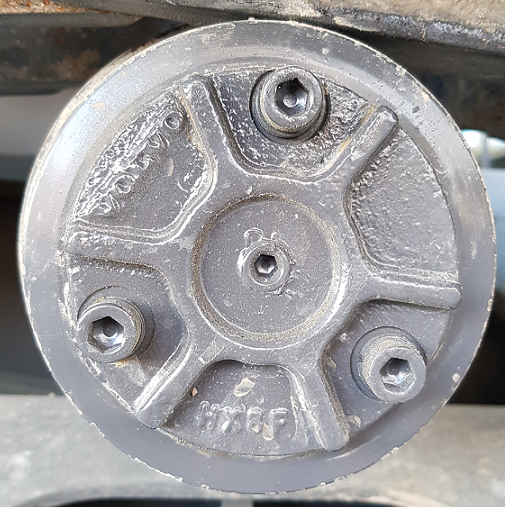
#> input picture uprollround.png, 505 x 507 px
$ python hullroll.py   (older library calls are emulated)
#> lines starting #> are read from the running program, lines starting #| are printed output that depends on the picture; after the words box and inside, x2 and y2 are one past the last pixel; in counts of white or black regions, pixels touching at a corner belong together
import cv2
import numpy as np
import sys

if __name__ == "__main__":
    if(len(sys.argv)) < 2:
        file_path = "uprollround.png"
    else:
        file_path = sys.argv[1]

    # read image
    src = cv2.imread(file_path, 1)
#> src is the input picture: shape (507, 505, 3); mean B, G, R 154.6, 152.8, 154.4

    # show source image
    cv2.imshow("Source", src)

    # convert image to gray scale
    gray = cv2.cvtColor(src, cv2.COLOR_BGR2GRAY)

    #cv2.imshow("Source",gray)

    # blur the image
    blur = cv2.blur(gray, (3, 3))
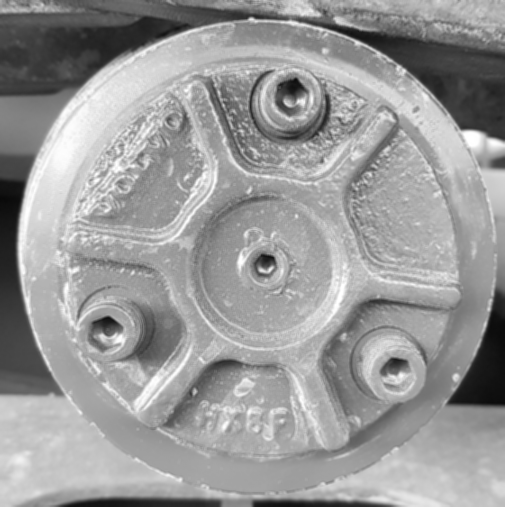
#> blur: shape (507, 505); min 9, max 255, mean 153.5

    #cv2.imshow("source",blur)

    # binary thresholding of the image
    ret, thresh = cv2.threshold(blur, 200, 255, cv2.THRESH_BINARY)
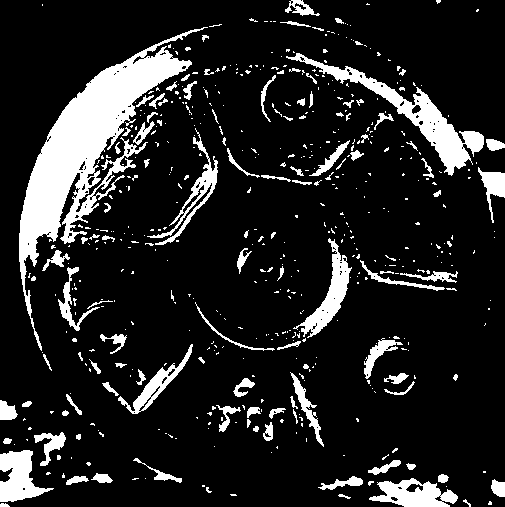
#> thresh: shape (507, 505); 14.1% white; 534 white regions (422 under 20 px)

    # find contours
    im2, contours, hierarchy = cv2.findContours(thresh, cv2.RETR_TREE, \
            cv2.CHAIN_APPROX_SIMPLE)
#> contours = 652 contours, 563 with area under 20; largest, box (x1, y1, x2, y2) and area: (19, 27, 208, 351) 12542, (286, 53, 484, 176) 3588, (369, 478, 458, 507) 1524, (293, 238, 352, 338) 1462, (0, 450, 54, 502) 1460

    #approximation elipse
#> (the run stopped early here; a loop or call above may not have finished)

$ run again, with roller12.png copied over uprollround.png
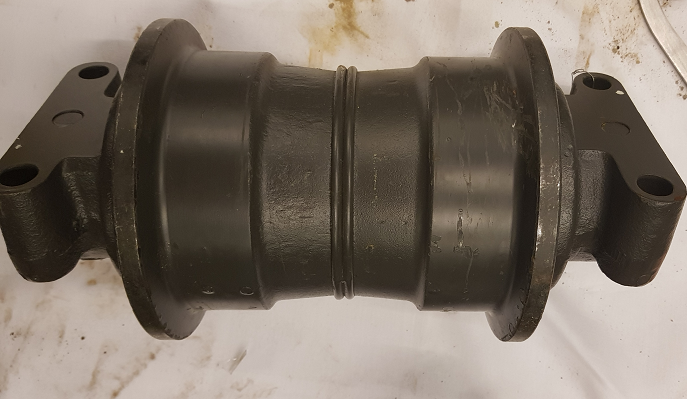
#> input picture roller12.png, 687 x 399 px
#> src is the input picture: shape (399, 687, 3); mean B, G, R 103.5, 114.3, 125
#> `gray = cv2.cvtColor(src, cv2.COLOR_BGR2GRAY)`:
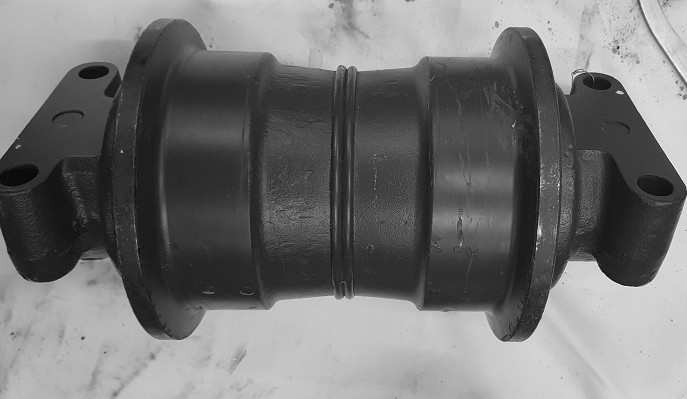
#> gray: shape (399, 687); min 1, max 255, mean 116.3
#> `ret, thresh = cv2.threshold(blur, 200, 255, cv2.THRESH_BINARY)`:
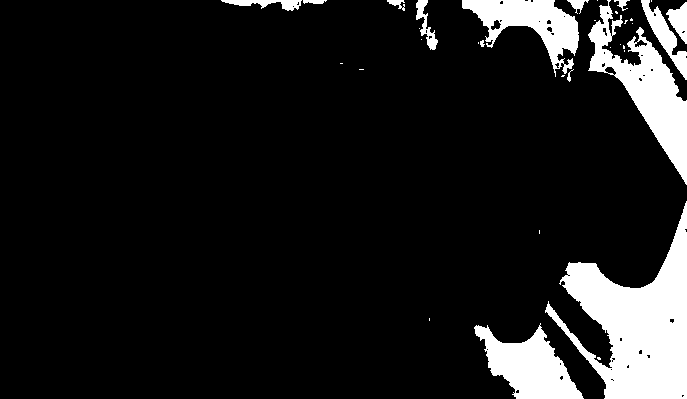
#> thresh: shape (399, 687); 10.9% white; 34 white regions (20 under 20 px)
#> contours = 76 contours, 58 with area under 20; largest, box (x1, y1, x2, y2) and area: (545, 201, 687, 399) 12554, (588, 0, 687, 185) 5830, (474, 323, 584, 399) 4178, (462, 0, 579, 77) 3626, (641, 0, 687, 80) 966

$ run again, with roller21.png copied over uprollround.png
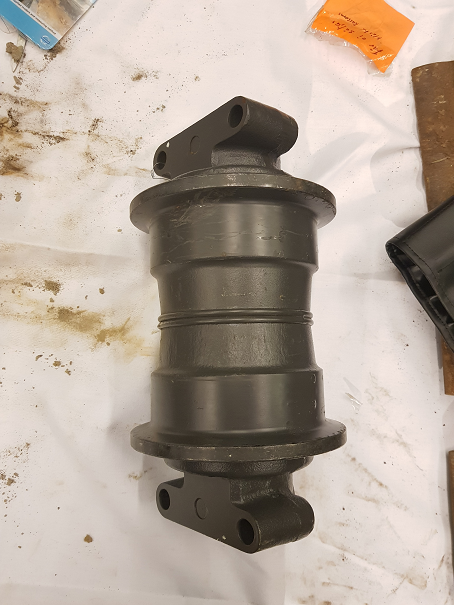
#> input picture roller21.png, 454 x 605 px
#> src is the input picture: shape (605, 454, 3); mean B, G, R 155.5, 167.3, 180.4
#> `gray = cv2.cvtColor(src, cv2.COLOR_BGR2GRAY)`:
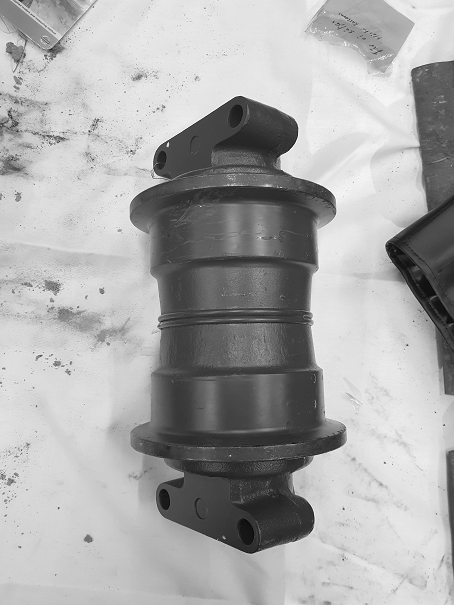
#> gray: shape (605, 454); min 6, max 255, mean 169.9
#> `ret, thresh = cv2.threshold(blur, 200, 255, cv2.THRESH_BINARY)`:
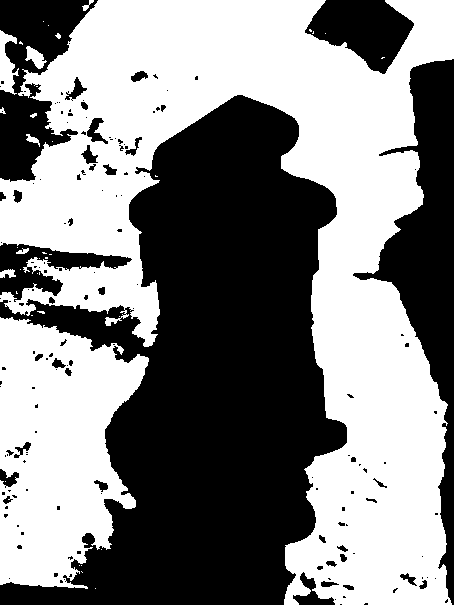
#> thresh: shape (605, 454); 51.9% white; 160 black regions (118 under 20 px)
#> contours = 194 contours, 141 with area under 20; largest, box (x1, y1, x2, y2) and area: (0, 0, 454, 605) 113448, (0, 317, 149, 589) 27962, (0, 30, 19, 95) 596, (86, 117, 109, 145) 294, (64, 76, 88, 101) 228
